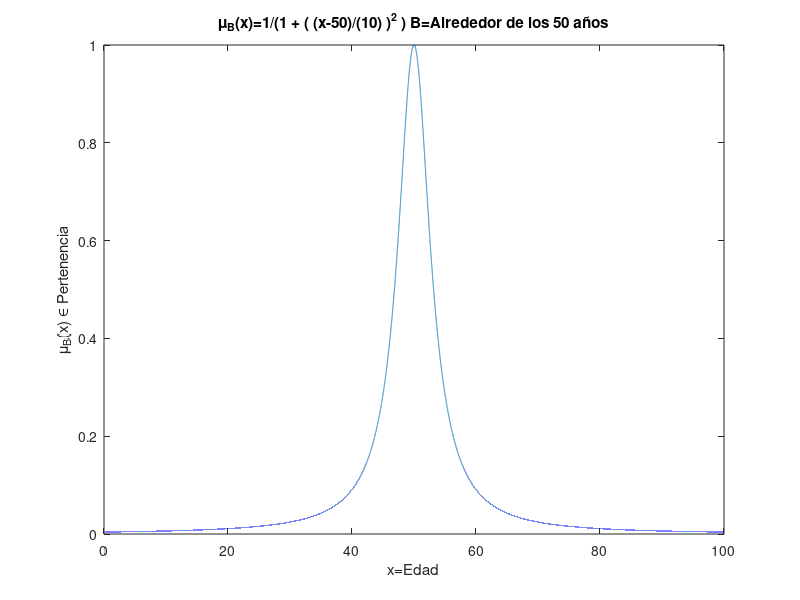

Write MATLAB code to recreate this figure.
x=[0:0.001:100]
mbx=1./(1+((x-50).^2/10))
plot(x,mbx)
xlabel("x=Edad")
ylabel('\mu_{B}(x) \in Pertenencia')
title(strcat('\mu_{B}(x)=1/(1 + ( (x-50)/(10) )^{2} ) B=Alrededor de los 50 años'))
name=sprintf("FunCon.jpg")
print(name)
pause(20)
